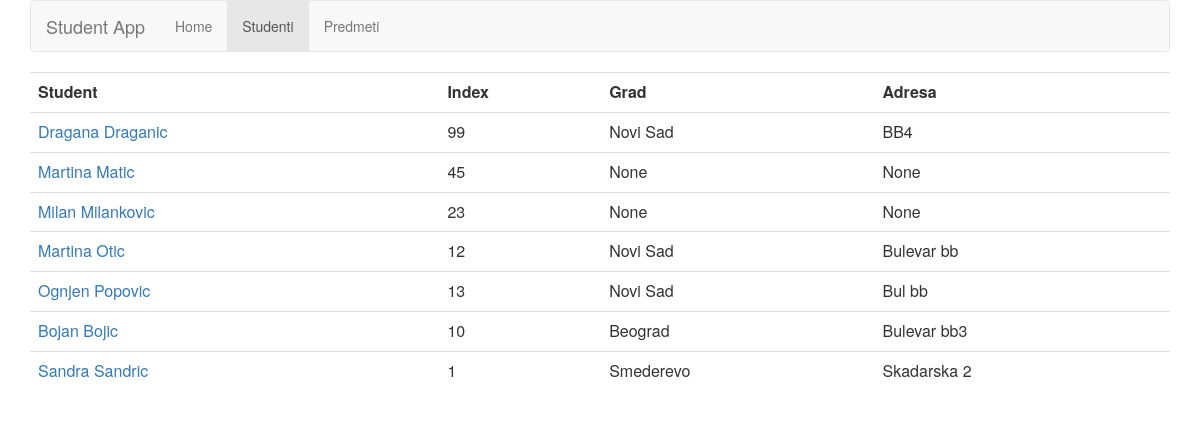
The app's page /student/studenti with its own data.
### student/models.py (models this page shows)
class Student(models.Model):
    studentIme=models.CharField(max_length=15, verbose_name='Ime')
    studentPrezime=models.CharField(max_length=30, verbose_name='Prezime')
    index=models.CharField(max_length=10)
    grad=models.CharField(max_length=30, null=True)
    adresa=models.CharField(max_length=50, null=True)
    jmbg=models.CharField(max_length=13,unique=True)
    pol=models.CharField(max_length=1, null=True)
    datumRodjenja=models.DateField(auto_now=False, auto_now_add=False, null=True)
    def __str__(self):
        return '%s %s' % (self.studentIme, self.studentPrezime)

### student/views.py (the view)
class ViewStudenti(generic.ListView):
    template_name='studenti.html'
    context_object_name='lista_studenata'
    def get_queryset(self):
        return Student.objects.all()

### student/templates/studenti.html (shortened to what this page needs)
{% load staticfiles %}
<link rel="stylesheet" type="text/css" href="{% static 'style.css' %}" />
<link rel="stylesheet" href="http://maxcdn.bootstrapcdn.com/bootstrap/3.3.6/css/bootstrap.min.css">
<div class="container">
<nav class="navbar navbar-default">
  <div class="container-fluid">
    <div class="navbar-header">
      <a class="navbar-brand" href="#">Student App</a>
    </div>
    <ul class="nav navbar-nav">
      <li><a href="{% url 'index'%}">Home</a></li>
      <li  class="active"><a href="{% url 'studenti'%}">Studenti</a></li>
      <li><a href="{% url 'predmeti'%}">Predmeti</a></li>
    </ul>
  </div>
</nav>
<div>
{% if lista_studenata %}
	<table class="table">
		<tr>
			<th>Student</th>
			<th>Index</th>
			<th>Grad</th>
			<th>Adresa</th>
		</tr>
		{% for student in lista_studenata %}
		<tr>
			<td><a href="/student/detailStudent{{student.id}}">{{student}}</a></td>
			<td>{{student.index}}</td>
			<td>{{student.grad}}</td>
			<td>{{student.adresa}}</td>
		</tr>
		{% endfor %}
		</table>
{% else %}
<p> Nema studenata </p>
{% endif %}
</div>
</div>

### student/static/style.css (style rules this page uses)
li a { color: red; }

### records on screen
Student: studentIme+studentPrezime "Dragana Draganic", index "99", grad "Novi Sad", adresa "BB4"
Student: studentIme+studentPrezime "Martina Matic", index "45", grad "None", adresa "None"
Student: studentIme+studentPrezime "Milan Milankovic", index "23", grad "None", adresa "None"
Student: studentIme+studentPrezime "Martina Otic", index "12", grad "Novi Sad", adresa "Bulevar bb"
Student: studentIme+studentPrezime "Ognjen Popovic", index "13", grad "Novi Sad", adresa "Bul bb"
Student: studentIme+studentPrezime "Bojan Bojic", index "10", grad "Beograd", adresa "Bulevar bb3"
Student: studentIme+studentPrezime "Sandra Sandric", index "1", grad "Smederevo", adresa "Skadarska 2"
